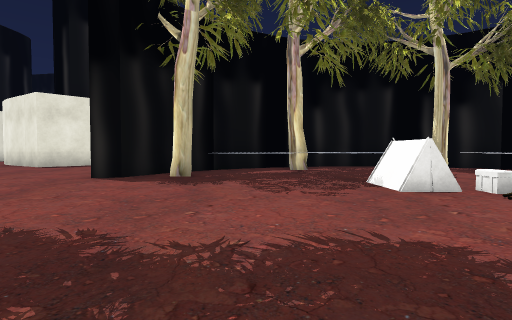
View 1 (above)

24 first-person views from a walk through a 3-D level made in the Unity game engine. The camera is 1.2 m above the floor, tilts 2° down and sees 80° across. The floor is counted in squares, 2 m on a side. Each view is taken from the middle of a square. On the plan, view 1 faces up. The plan holds only what a view shows up to about 9 squares ahead; the rest is blank. The place goes on beyond the plan. Some surface patterns are stand-ins.

View 2
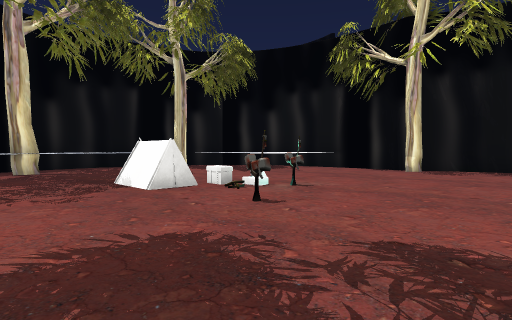

View 3
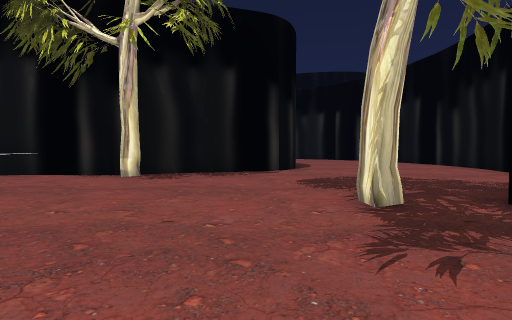

View 4
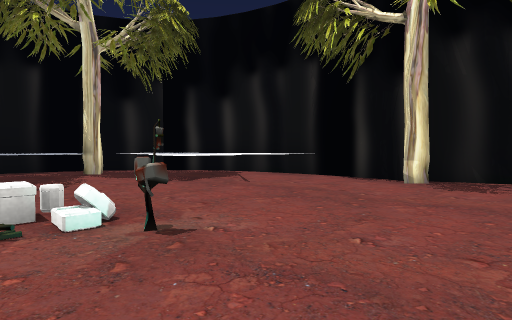

View 5
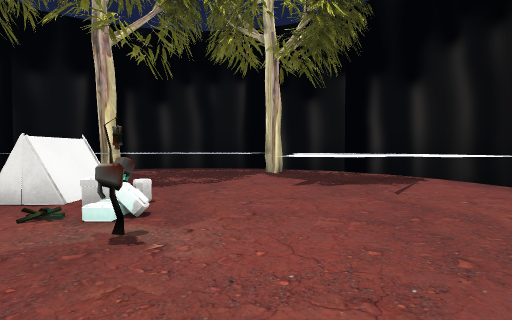

View 6
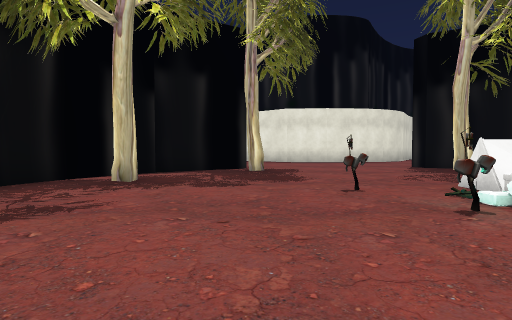

View 7
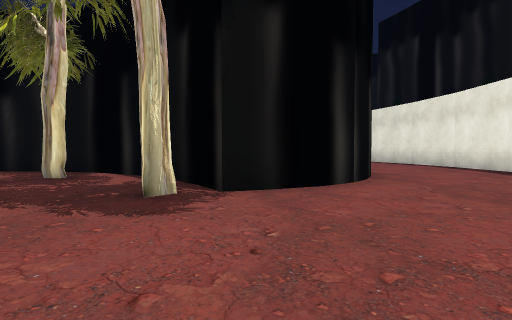

View 8
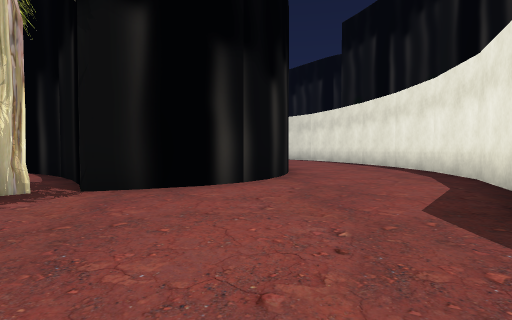

View 9
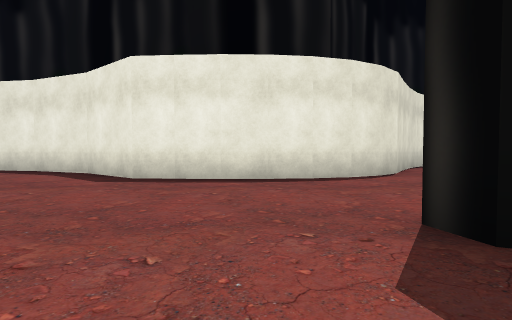

View 10
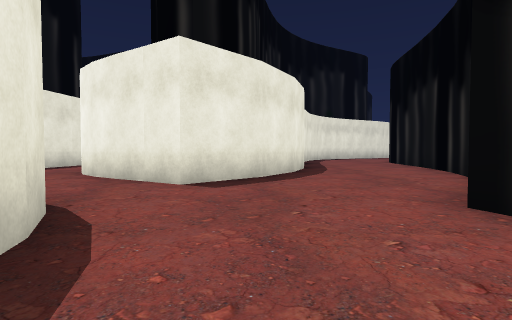

View 11
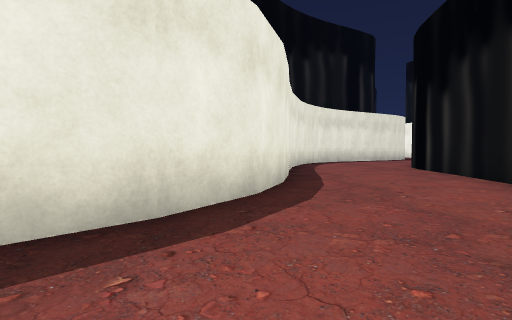

View 12
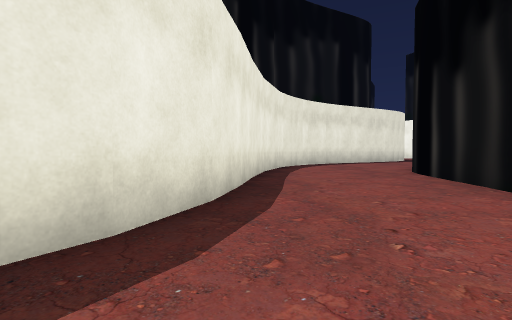

View 13
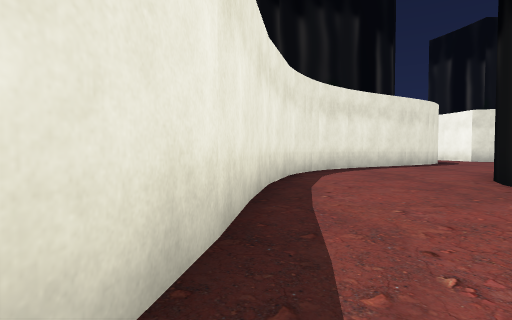

View 14
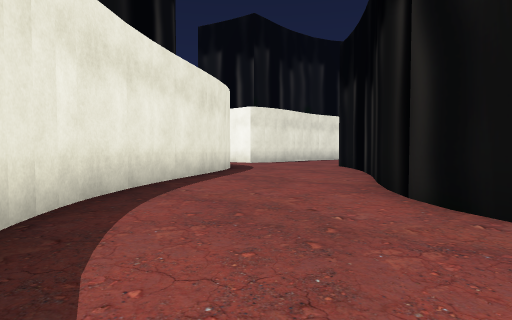

View 15
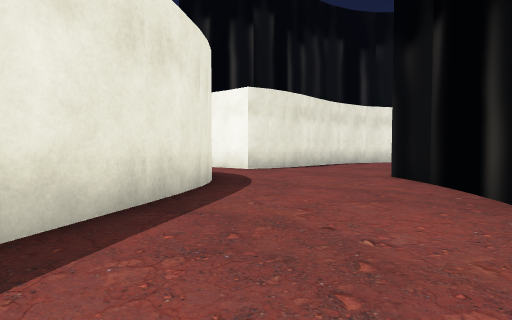

View 16
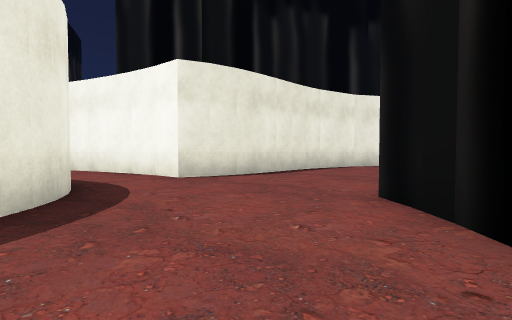

View 17
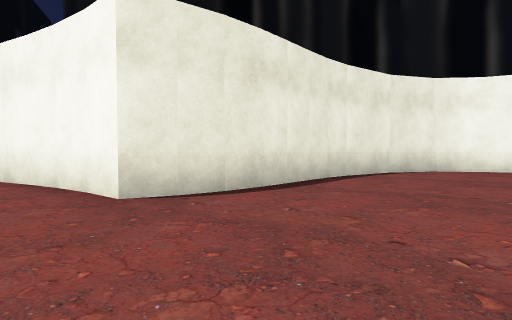

View 18
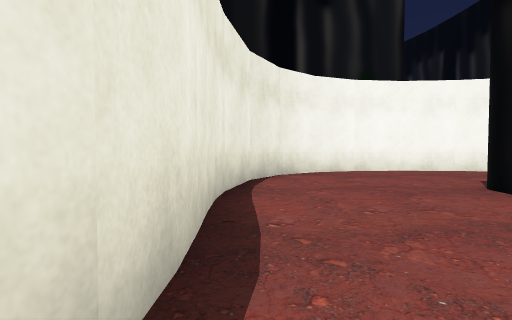

View 19
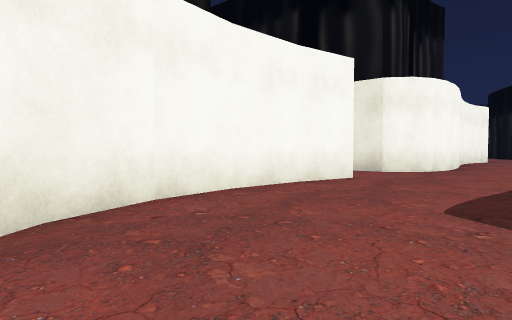

View 20
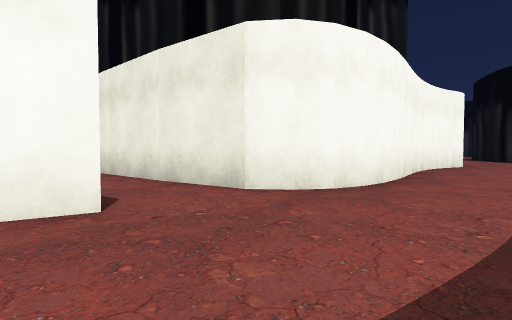

View 21
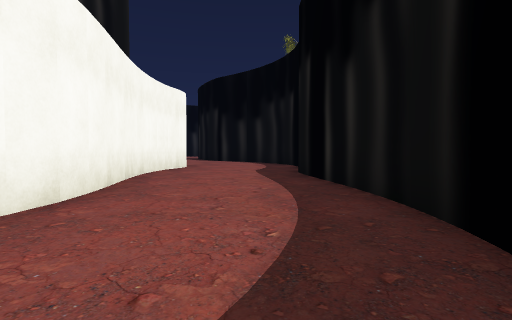

View 22
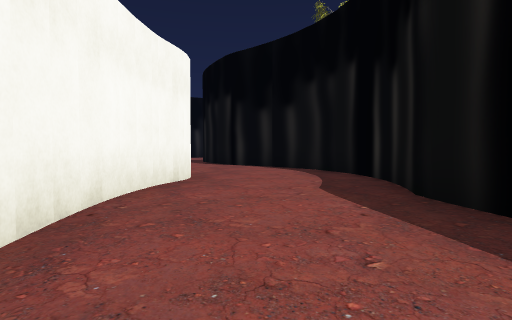

View 23
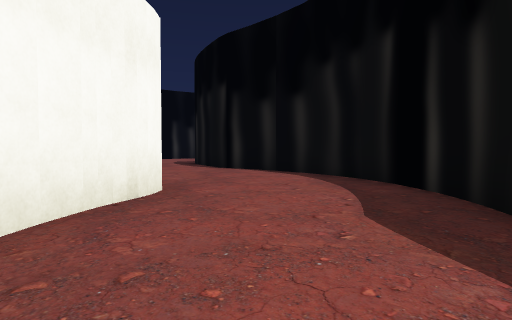

View 24
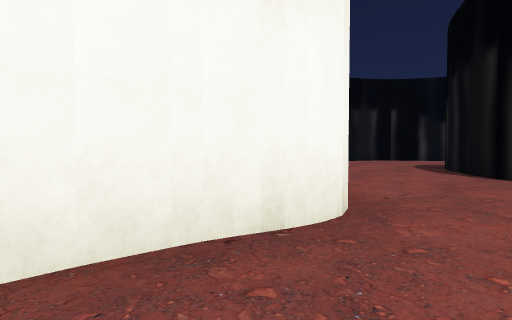

### Floor plan
Key: @ floor where view 1 was taken; # wall or solid block; . floor; ^ raised ledge; T tent; O other object.
Columns run from 10 left of view 1 to 16 right of it. Each row starts with its distance up from view 1.
 30                ..#
 29                ..#######
 28              ##........###
 27              #...........#
 26            ###...........##
 25          ###..............#
 24         ##.......#   #....#
 23        ##......###    ....#
 22       ##......##      ....#
 21       #.....###       ....#
 20       #....##         .....
 19       #...##         .....#
 18       #...#          ....##
 17      ##...#         #....#
 16      #....#         #....#
 15      #....#         #....#
 14      #....#         #....#
 13 #   ##...##         ##...#
 12 #####....#          ##...#
 11 ..##.....   #####   #....#
 10 ........  O#   O##  #....#
  9 #...... #O OOOOOOOO #....#
  8 ###....##OOO OOO^OO##.....
  7   #....##.......^OO###.....
  6   #.............^^^####....
  5   ##........TT..^.^^  ##...
  4   ##.........T.....#   ##..
  3   #...........O....##   #..
  2  ##.........O.......#   ##.
  1  #......#...........##
  0 ##....###.@..........#
 -1 #....## #..#...#.....#
 -2 #....#  ###...........
 -3 #...##    ###.# ......
 -4 #...        ###  .....
 -5                   ....
 -6                    ...
 -7                     ##

Where each view was taken, in squares from view 1:
view 1: 0 up, 0 right, facing up
view 2: 0 up, 0 right, facing up-right
view 3: 0 up, 2 right, facing right
view 4: 1 up, 3 right, facing up-right
view 5: 1 up, 5 right, facing up
view 6: 1 up, 7 right, facing left
view 7: 5 up, 3 left, facing down
view 8: 5 up, 5 left, facing down
view 9: 5 up, 1 left, facing left
view 10: 5 up, 6 left, facing up
view 11: 9 up, 5 left, facing up
view 12: 11 up, 4 left, facing up
view 13: 14 up, 4 left, facing up
view 14: 19 up, 3 left, facing up-right
view 15: 22 up, 0 right, facing up-right
view 16: 23 up, 3 right, facing up-right
view 17: 25 up, 5 right, facing up-right
view 18: 28 up, 7 right, facing right
view 19: 27 up, 12 right, facing down-right
view 20: 22 up, 12 right, facing down-right
view 21: 20 up, 12 right, facing down
view 22: 16 up, 13 right, facing down
view 23: 14 up, 13 right, facing down
view 24: 12 up, 13 right, facing down-right
